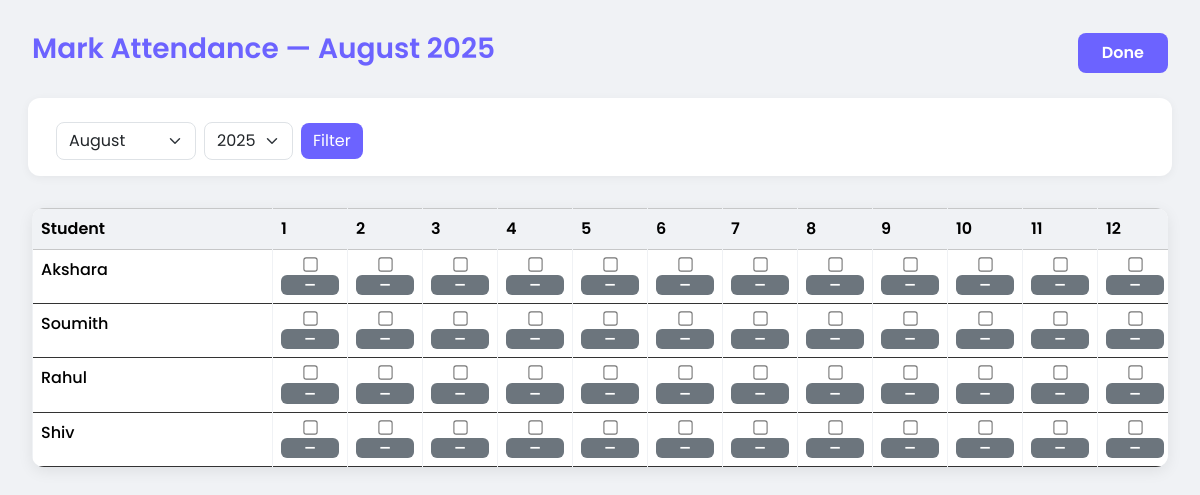
Page /attendance (signed in) on the committed database.
### models.py (models this page shows)
class Student(SQLModel, table=True):
    id: Optional[int] = Field(default=None, primary_key=True)
    name: str
    grade: str
    school: Optional[str] = None
    syllabus: Optional[str] = None
    focus_subjects: Optional[str] = None
    subject: Optional[str] = None
    remarks: Optional[str] = None
    tutor_id: int = Field(foreign_key="tutor.id")
    tutor: Optional["Tutor"] = Relationship(back_populates="students")
    journals: List["Journal"] = Relationship(back_populates="student")
    attendances: List["Attendance"] = Relationship(back_populates="student")
    tests: List["TestRecord"] = Relationship(back_populates="student")
    upcoming_tests: List["UpcomingTest"] = Relationship(back_populates="student")
    feedbacks: List["Feedback"] = Relationship(back_populates="student")

### main.py (the view)
@app.get("/attendance", response_class=HTMLResponse)
def mark_attendance(
        request: Request,
        session: Session = Depends(get_session),
        user: User = Depends(get_current_user)
):
    today = date.today()
    month_param = request.query_params.get("month")
    year_param = request.query_params.get("year")
    try:
        month = int(month_param) if month_param else today.month
    except ValueError:
        month = today.month
    try:
        year = int(year_param) if year_param else today.year
    except ValueError:
        year = today.year
    if user.user_type == "admin":
        tutors = session.exec(select(Tutor).where(Tutor.user_id == user.id)).all()
        tutor_ids = [t.id for t in tutors]
    else:
        tutors = session.exec(select(Tutor).where(Tutor.id == user.tutor_id)).all()
        tutor_ids = [user.tutor_id]
    students = session.exec(select(Student).where(Student.tutor_id.in_(tutor_ids))).all()
    all_records = session.exec(
        select(Attendance).where(Attendance.student_id.in_([s.id for s in students]))
    ).all()
    if all_records:
        earliest_year = min(
            rec.attendance_date.year
            for rec in all_records
            if rec.attendance_date
        )
    else:
        earliest_year = today.year
    years_list = list(range(today.year, earliest_year - 1, -1))
    months_list = [
        {"value": m, "name": date(2000, m, 1).strftime("%B")}
        for m in range(1, 13)
    ]
    import calendar
    num_days = calendar.monthrange(year, month)[1]
    filtered_records = session.exec(
        select(Attendance)
        .where(Attendance.student_id.in_([s.id for s in students]))
        .where(Attendance.attendance_date >= date(year, month, 1))
        .where(Attendance.attendance_date <= date(year, month, num_days))
    ).all()
    attendance_map = {}
    for rec in filtered_records:
        if rec.student_id not in attendance_map:
            attendance_map[rec.student_id] = {}
        attendance_map[rec.student_id][rec.attendance_date.strftime("%Y-%m-%d")] = rec.status.lower()
    return templates.TemplateResponse("mark_attendance.html", {
        "request": request,
        "students": students,
        "attendance_map": attendance_map,
        "months_list": months_list,
        "years_list": years_list,
        "current_month": month,
        "current_year": year,
        "current_month_name": date(2000, month, 1).strftime("%B"),
        "num_days": num_days
    })

### templates/mark_attendance.html (shortened to what this page needs)
<!DOCTYPE html>
<html lang="en">
<head>
    <link href="https://cdn.jsdelivr.net/npm/bootstrap@5.3.3/dist/css/bootstrap.min.css" rel="stylesheet">
</head>
<body>
<div class="container-fluid">
    <div class="header-section">
        <h3>Mark Attendance — {{ current_month_name if current_month_name else '' }} {{ current_year if current_year else '' }}</h3>
        <a href="/dashboard" class="btn btn-done text-white">Done</a>
    </div>
    <form method="get" action="/attendance" class="row g-2 filter-row">
        <div class="col-auto">
            {% if months_list %}
                <select name="month" class="form-select">
                    {% for m in months_list %}
                        <option value="{{ m.value }}" {% if m.value == current_month %}selected{% endif %}>{{ m.name }}</option>
                    {% endfor %}
                </select>
            {% endif %}
        </div>
        <div class="col-auto">
            {% if years_list %}
                <select name="year" class="form-select">
                    {% for y in years_list %}
                        <option value="{{ y }}" {% if y == current_year %}selected{% endif %}>{{ y }}</option>
                    {% endfor %}
                </select>
            {% endif %}
        </div>
        <div class="col-auto">
            <button type="submit" class="btn btn-primary">Filter</button>
        </div>
    </form>
    <div class="table-responsive" style="overflow-x:auto;">
        <table class="table table-bordered attendance-table">
            <thead class="table-light sticky-header">
                <tr>
                    <th style="min-width:240px">Student</th>
                    {% for d in range(1, num_days + 1) %}
                        <th>{{ d }}</th>
                    {% endfor %}
                </tr>
            </thead>
            <tbody>
                {% if students %}
                    {% for student in students %}
                        <tr>
                            <td class="student-name">
                                <div>{{ student.name }}</div>
                            </td>
                            {% for d in range(1, num_days + 1) %}
                                {% set date_str = current_year ~ '-' ~ "%02d"|format(current_month) ~ '-' ~ "%02d"|format(d) %}
                                {% set status = attendance_map.get(student.id, {}).get(date_str) %}
                                <td class="{% if status and status|lower == 'present' %}present-cell{% elif status and status|lower == 'absent' %}absent-cell{% endif %}">
                                    <div class="d-flex flex-column align-items-center">
                                        <input
                                            type="checkbox"
                                            class="attendance-checkbox mb-1"
                                            data-student-id="{{ student.id }}"
                                            data-date="{{ date_str }}"
                                        >
                                        {% if status and status|lower == 'present' %}
                                            <span class="badge bg-success">Present</span>
                                        {% elif status and status|lower == 'absent' %}
                                            <span class="badge bg-danger">Absent</span>
                                        {% else %}
                                            <span class="badge bg-secondary badge-placeholder">—</span>
                                        {% endif %}
                                    </div>
                                </td>
                            {% endfor %}
                        </tr>
                    {% endfor %}
                {% else %}
                    <tr>
                        <td colspan="{{ num_days + 1 }}" class="text-center text-muted">No students found.</td>
                    </tr>
                {% endif %}
            </tbody>
        </table>
    </div>
</div>
</body>
</html>

### templates/mark_attendance.html (style rules this page uses)
:root { --primary-color: #6C63FF; --secondary-color: #8E7CFF; --text-color: #333; --light-bg: #F0F2F5; --card-bg: #fff; --border-color: #ddd; }
body { font-family: 'Poppins', sans-serif; background-color: var(--light-bg); color: var(--text-color); }
.container-fluid { padding: 2rem; }
.header-section { display: flex; justify-content: space-between; align-items: center; margin-bottom: 2rem; }
.header-section h3 { font-weight: 600; color: var(--primary-color); }
.btn-done { background-color: var(--primary-color); border: none; padding: 0.5rem 1.5rem; font-weight: 600; border-radius: 0.5rem; transition: background-color 0.3s ease; }
.filter-row { margin-bottom: 2rem; background-color: var(--card-bg); padding: 1rem 1.5rem; border-radius: 0.75rem; box-shadow: 0 2px 10px rgba(0, 0, 0, 0.05); display: flex; align-items: center; }
.form-select, .btn-primary { border-radius: 0.5rem; }
.btn-primary { background-color: var(--primary-color); border: none; transition: background-color 0.3s ease; }
.table-responsive { background-color: var(--card-bg); border-radius: 0.75rem; box-shadow: 0 4px 15px rgba(0, 0, 0, 0.08); overflow: hidden; }
.attendance-table { margin-bottom: 0; border: none; }
.attendance-table th, .attendance-table td { border-color: var(--light-bg); }
.sticky-header th { position: sticky; top: 0; background: var(--light-bg); z-index: 2; font-weight: 600; }
.student-name { text-align: left; padding-left: 1rem; font-weight: 500; }
.attendance-checkbox { transform: scale(1.1); cursor: pointer; }
.badge-placeholder { min-width: 58px; display: inline-block; }

### rows in the picture
Student: name "Akshara"
Student: name "Soumith"
Student: name "Rahul"
Student: name "Shiv"

### other values in the picture
{{ current_month_name if current_month_name else '' }} "August"
{{ current_year if current_year else '' }} "2025"
{{ d }} "1" "2" "3" "4" "5" "6" "7" "8" "9" "10" "11" "12"
form field month "August"
form field year "2025"
